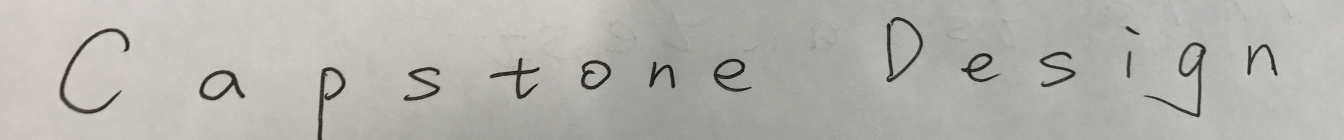
#> input picture Image Processing/line0.jpg, 4032 x 420 px (shown at 1/3 size)
$ python -i preprocess.py   (imports and definitions only)   (older library calls are emulated)
#> lines starting #> are read from the running program, lines starting #| are printed output that depends on the picture; after the words box and inside, x2 and y2 are one past the last pixel; in counts of white or black regions, pixels touching at a corner belong together
"""
Rutgers capstone--Team 37
preprocess.py
This is a image preprocessing model that can help us deal with raw image image, and help us get much better perfomance
in training and real-life prediction.
"""
import cv2
import numpy as np
from PIL import Image

DATA_SIZE = (32, 32)


# [128 lines left out: functions cut, image_preprocess, data_preprocess, not called in this run]


def line_extraction(picture_name):
#> called with picture_name = 'Image Processing/line0.jpg'
    image = cv2.imread(picture_name)
#> image is the input picture: shape (420, 4032, 3); mean B, G, R 173.2, 178.6, 179.7
    gray = cv2.cvtColor(image, cv2.COLOR_BGR2GRAY)
    _, thresh = cv2.threshold(gray, 100, 255, cv2.THRESH_BINARY_INV)
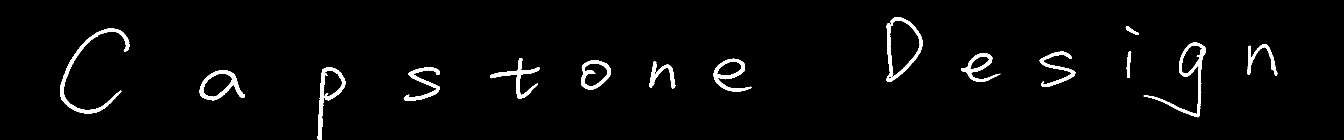
#> thresh: shape (420, 4032) (shown at 1/3 size); 2.6% white; 15 white regions, largest, box (x1, y1, x2, y2) and area: (180, 86, 388, 341) 5549, (3431, 127, 3618, 352) 4685, (2659, 51, 2768, 246) 4232

    medianBlur = cv2.medianBlur(thresh, 3)
#> medianBlur: shape (420, 4032); 2.6% white; 15 white regions, largest, box (x1, y1, x2, y2) and area: (180, 86, 388, 340) 5544, (3432, 127, 3618, 352) 4687, (2660, 51, 2768, 246) 4233
    # gauss = cv2.GaussianBlur(thresh, (5, 5), 0)
    d = 0
    y = np.zeros((gray.shape[0], 1))
#> y = 420 values from 0 to 0
    for i in range(gray.shape[0]):
        counter = 0
        for j in range(gray.shape[1]):
            if medianBlur[i][j] != 0:
                counter += 1
        y[i] = counter

        line = []
        above_index = []
        below_index = []
        window = 10

        counter = 0
    for index in range(y.shape[0]):

        if counter % 2 == 0:
            if index <= window:
                temp = y[0:index + 10]

            elif index > window and index < y.shape[0] - window - 1:
                temp = y[index - 10:index + 10]

            elif index > y.shape[0] - window + 1:
                temp = y[index:y.shape[0]]

            nozero = np.count_nonzero(temp)
            if y[index] != 0 and nozero > 5:
                above_index.append(index)
                counter += 1

        if counter % 2 == 1:
            if index <= window:
                temp = y[0:index + 10]

            elif index > window and index < y.shape[0] - window - 1:
                temp = y[index - 10:index + 10]

            elif index > y.shape[0] - window + 1:
                temp = y[index:y.shape[0]]

            nozero = np.count_nonzero(temp)
            if y[index] == 0 and nozero > window - 5:
                below_index.append(index)
                counter += 1
#> after the loop, above_index = [51]; below_index = []; counter = 1

    show_image = image[0:image.shape[1],0:image.shape[0]]
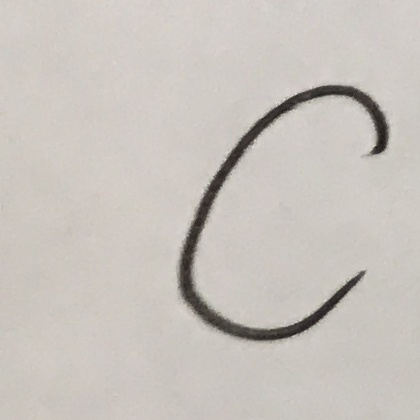
#> show_image: shape (420, 420, 3); mean B, G, R 189, 195.1, 200.3

    for i in range(min(len(above_index), len(below_index))):
        if below_index[i] - above_index[i] > 20:
            newImage = image[above_index[i]:below_index[i], 0:image.shape[1]]
            # cv2.line(show_image, (0, above_index[i]), (show_image.shape[1], above_index[i]), (0, 0, 255), 3)
            # cv2.line(show_image, (0, below_index[i]), (show_image.shape[1], below_index[i]), (0, 0, 255), 3)
            # filename = "%d.jpg" % d
            cv2.imwrite("9090_{}.jpg".format(d), newImage)
            d = d + 1
            line.append(newImage)
        else:
            continue
#> after the loop, d = 0; line = []

    line = np.array(line)
#> line = empty array

    return line


# [173 lines left out: functions extract_single_character, write_text, not called in this run]

>>> result = line_extraction('Image Processing/line0.jpg')
#> result = empty array
